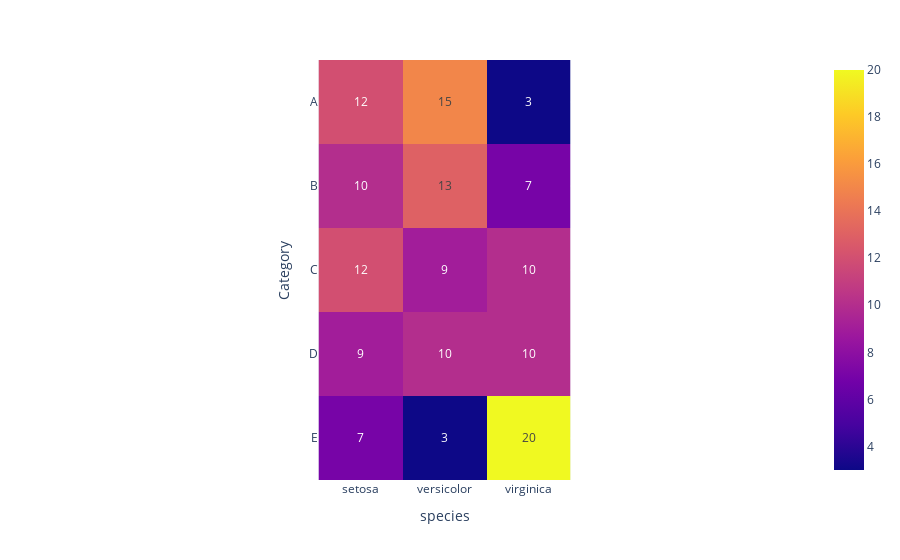
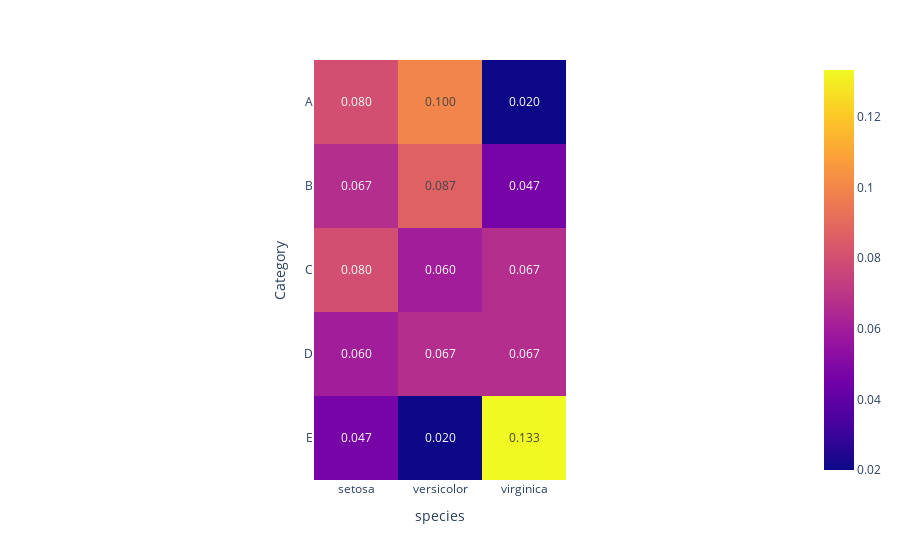

Notebook code for these charts, in order:
### Markdown cell above
### 5.3 两组标签：两个维度

### Code cell
# 从Category和species两个维度切割鸢尾花数据，结果为二维频率
freq_matrix = pd.crosstab(index = df['Category'], columns = df['species']) # 利用 pandas.crosstab() 创建交叉制表，对 df 指定两个列进行交叉分析。
# freq_matrix.sum(axis=0), freq_matrix.sum(axis=1), freq_matrix.sum().sum()
# 可视化二元频率数组
fig = px.imshow(freq_matrix, text_auto=True)
# 参数 text_auto=True 用于控制是否自动在图中显示文本标签。
fig.show()
# 从Category和species两个维度切割鸢尾花数据，结果为二维概率
prob_matrix = pd.crosstab(index = df['Category'], columns = df['species'], normalize = 'all')
# 可视化二元概率数组
fig = px.imshow(prob_matrix, text_auto='.3f') # 数值以浮点数的格式保留三位小数显示。
fig.show()

### Figure 1 — Plotly figure (JSON) as saved in the notebook; plotly's stock layout.template omitted (floating-point values rounded to 4 significant figures)
{"data": [{"coloraxis": "coloraxis", "name": "0", "texttemplate": "%{z}", "x": ["setosa", "versicolor", "virginica"], "y": ["A", "B", "C", "D", "E"], "z": [[12, 15, 3], [10, 13, 7], [12, 9, 10], [9, 10, 10], [7, 3, 20]], "type": "heatmap", "xaxis": "x", "yaxis": "y", "hovertemplate": "species: %{x}<br>Category: %{y}<br>color: %{z}<extra></extra>"}], "layout": {"xaxis": {"anchor": "y", "domain": [0.0, 1.0], "scaleanchor": "y", "constrain": "domain", "title": {"text": "species"}}, "yaxis": {"anchor": "x", "domain": [0.0, 1.0], "autorange": "reversed", "constrain": "domain", "title": {"text": "Category"}}, "coloraxis": {"colorscale": [[0.0, "#0d0887"], [0.1111, "#46039f"], [0.2222, "#7201a8"], [0.3333, "#9c179e"], [0.4444, "#bd3786"], [0.5556, "#d8576b"], [0.6667, "#ed7953"], [0.7778, "#fb9f3a"], [0.8889, "#fdca26"], [1.0, "#f0f921"]]}, "margin": {"t": 60}}}

### Figure 2 — Plotly figure (JSON) as saved in the notebook; plotly's stock layout.template omitted (floating-point values rounded to 4 significant figures)
{"data": [{"coloraxis": "coloraxis", "name": "0", "texttemplate": "%{z:.3f}", "x": ["setosa", "versicolor", "virginica"], "y": ["A", "B", "C", "D", "E"], "z": [[0.08, 0.1, 0.02], [0.06667, 0.08667, 0.04667], [0.08, 0.06, 0.06667], [0.06, 0.06667, 0.06667], [0.04667, 0.02, 0.1333]], "type": "heatmap", "xaxis": "x", "yaxis": "y", "hovertemplate": "species: %{x}<br>Category: %{y}<br>color: %{z}<extra></extra>"}], "layout": {"xaxis": {"anchor": "y", "domain": [0.0, 1.0], "scaleanchor": "y", "constrain": "domain", "title": {"text": "species"}}, "yaxis": {"anchor": "x", "domain": [0.0, 1.0], "autorange": "reversed", "constrain": "domain", "title": {"text": "Category"}}, "coloraxis": {"colorscale": [[0.0, "#0d0887"], [0.1111, "#46039f"], [0.2222, "#7201a8"], [0.3333, "#9c179e"], [0.4444, "#bd3786"], [0.5556, "#d8576b"], [0.6667, "#ed7953"], [0.7778, "#fb9f3a"], [0.8889, "#fdca26"], [1.0, "#f0f921"]]}, "margin": {"t": 60}}}
